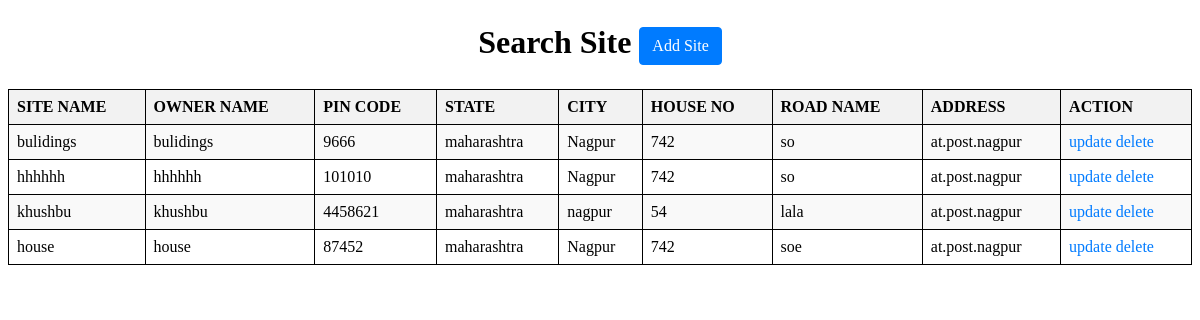
Page /searchsite (signed in) on the committed database.
### construction/models.py (models this page shows, shortened)
class Site (models.Model):
    site_name = models.CharField(max_length=50)
    customer = models.ForeignKey(approvedinquiry, on_delete=models.CASCADE)
    pincode = models.IntegerField(blank=True, null=True)
    state = models.CharField(max_length=50)
    city = models.CharField(max_length=50)
    houseno = models.CharField(max_length=50)
    roadname = models.CharField(max_length=50)
    address = models.CharField(max_length=350)

### construction/middlewares.py (the view)
    def wrapped_view (request,*args,**kwargs):
        if request.user.is_authenticated==False:
            return redirect('login')
        return view_function(request,*args,**kwargs)

### construction/views.py (called while the page is built)
@auth
def searchsite(request):
    sitess = Site.objects.all()
    return render(request, "searchsite.html", {'sitess': sitess})

### construction/templates/searchsite.html (shortened to what this page needs)
<!DOCTYPE html>
<html>
<head>
</head>
<body>
<h1 class="m-4 text-center">Search Site <a href="/createsite" class="btn btn-primary">Add Site</a></h1>
<table>
    <tr>
        <th>SITE NAME</th>
        <th>OWNER NAME</th>
        <th>PIN CODE</th>
        <th>STATE</th>
        <th>CITY</th>
        <th>HOUSE NO</th>
        <th>ROAD NAME</th>
        <th>ADDRESS</th>
        <th>ACTION</th>
    </tr>
    {% for i in sitess %}
    <tr>
        <td>{{ i.site_name }}</td>
        <td>{{ i.site_name }}</td>
        <td>{{ i.pincode }}</td>
        <td>{{ i.state }}</td>
        <td>{{ i.city }}</td>
        <td>{{ i.houseno }}</td>
        <td>{{ i.roadname }}</td>
        <td>{{ i.address }}</td>
        <td>
            <a href="/updatesite/{{ i.id }}">update</a>
            <a href="/deletesite/{{ i.id }}">delete</a>
        </td>
    </tr>
    {% endfor %}
</table>
</body>
</html>

### construction/templates/searchsite.html (style rules this page uses)
.m-4 { margin: 1.5rem; }
.text-center { text-align: center; }
.btn { display: inline-block; font-weight: 400; color: #fff; text-align: center; vertical-align: middle; user-select: none; background-color: #007bff; border: 1px solid transparent; padding: 0.375rem 0.75rem; font-size: 1rem; line-height: 1.5; border-radius: 0.25rem; text-decoration: none; }
.btn-primary { background-color: #007bff; border-color: #007bff; }
table { width: 100%; border-collapse: collapse; margin-top: 20px; }
table, th, td { border: 1px solid black; }
th, td { padding: 8px; text-align: left; }
th { background-color: #f2f2f2; }
tr:nth-child(even) { background-color: #f9f9f9; }
a { color: #007bff; text-decoration: none; }

### rows in the picture
Site: site_name "bulidings", pincode "9666", state "maharashtra", city "Nagpur", houseno "742", roadname "so", address "at.post.nagpur"
Site: site_name "hhhhhh", pincode "101010", state "maharashtra", city "Nagpur", houseno "742", roadname "so", address "at.post.nagpur"
Site: site_name "khushbu", pincode "4458621", state "maharashtra", city "nagpur", houseno "54", roadname "lala", address "at.post.nagpur"
Site: site_name "house", pincode "87452", state "maharashtra", city "Nagpur", houseno "742", roadname "soe", address "at.post.nagpur"
